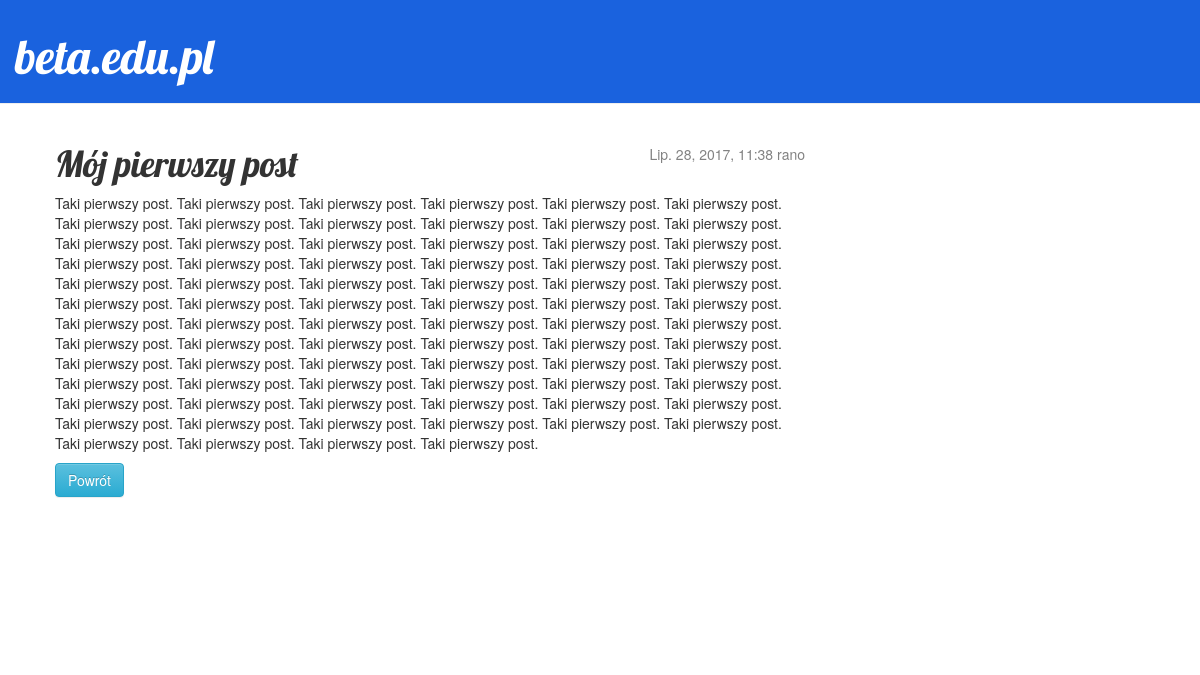
The app's page /post/1/ with its own data.
### news/models.py (models this page shows, shortened)
class Post(models.Model):
	author = models.ForeignKey('auth.User')
	title = models.CharField(max_length=200)
	text = models.TextField()
	created_date = models.DateTimeField(default=timezone.now)
	published_date = models.DateTimeField(blank=True, null=True)

### news/views.py (the view)
# urls.py: url(r'^post/(?P<pk>[0-9]+)/$', views.post_detail, name='post_detail'),
def post_detail(request, pk):
    post = get_object_or_404(Post, pk=pk)
    return render(request, 'news/post_detail.html', {'post': post})

### news/templates/news/post_detail.html
{% extends 'news/base.html' %}
{% block content %}
    <div class="post">
        {% if post.published_date %}
            <div class="date">
                {{ post.published_date }}
            </div>
        {% endif %}
        <h1>{{ post.title }}</h1>
        <p>{{ post.text|linebreaksbr }}</p>
        <p><a href="{% url 'post_list' %}" class="btn btn-info" role="button">Powrót</a> </p>
    </div>
{% endblock %}

### static/css/news.css (style rules this page uses)
h1, h2, h3, h4 { font-family: 'Lobster', cursive; }
.date { float: right; color: #828282; }
.post { margin-bottom: 150px; text-align: justify-all; }

### records on screen
Post: published_date "Lip. 28, 2017, 11:38 rano", title "Mój pierwszy post", text "Taki pierwszy post. Taki pierwszy post. Taki pierwszy post. Taki pierwszy post. Taki pierwszy post. Taki pierwszy post. Taki pierwszy post. Taki pierwszy post. Taki pierwszy post. Taki pierwszy post. Taki pierwszy post. Taki pierwszy post. Taki pierwszy post. Taki pierwszy post. Taki pierwszy post. Taki pierwszy post. Taki pierwszy post. Taki pierwszy post. Taki pierwszy post. Taki pierwszy post. Taki pierwszy post. Taki pierwszy post. Taki pierwszy post. Taki pierwszy post. Taki pierwszy post. Taki pierwszy post. Taki pierwszy post. Taki pierwszy post. Taki pierwszy post. Taki pierwszy post. Taki pierwszy post. Taki pierwszy post. Taki pierwszy post. Taki pierwszy post. Taki pierwszy post.…"
